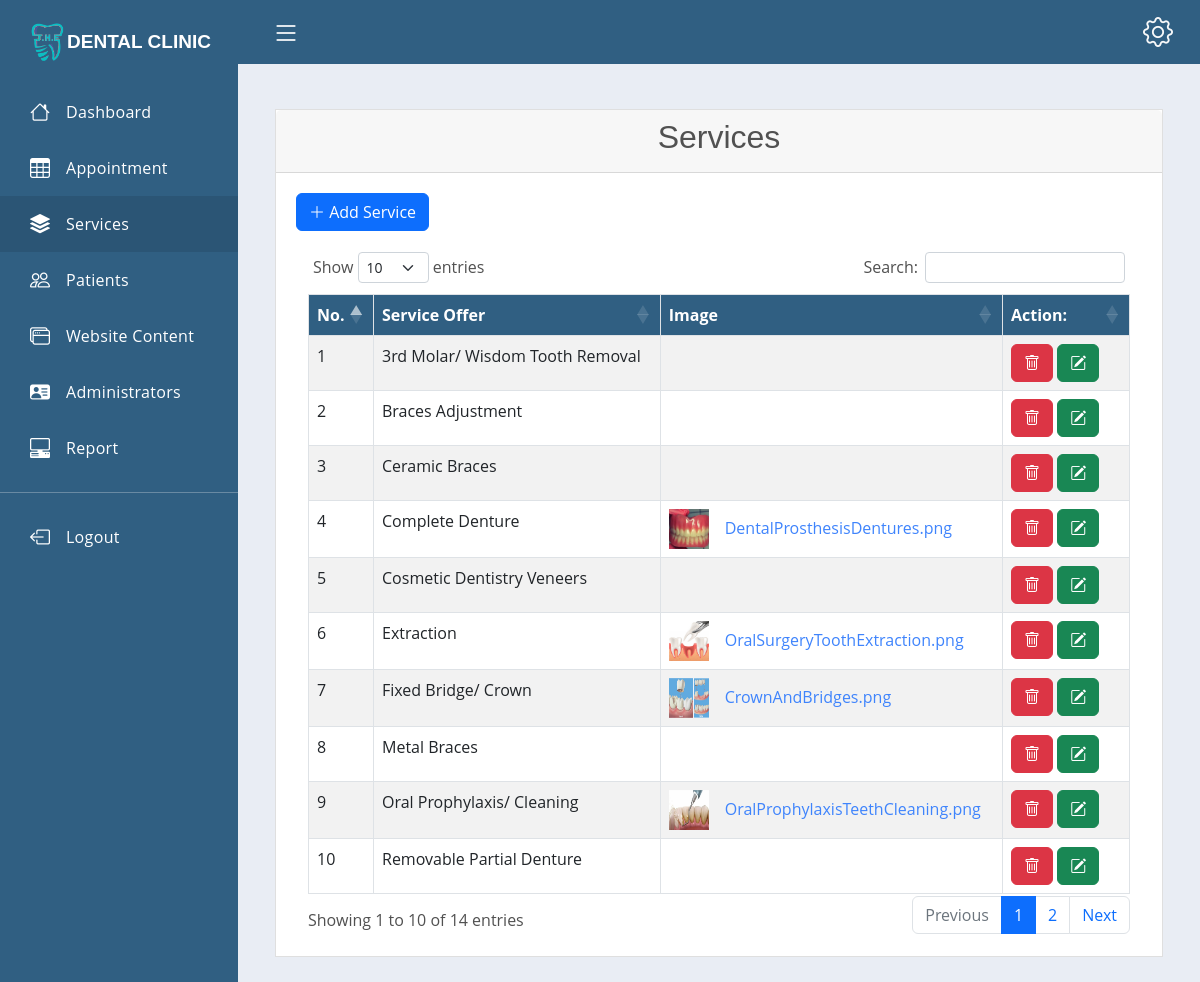
Page /admin/services.php (signed in) on the committed database.
### tables this page shows
CREATE TABLE `services` (
  `service_id` int(11) NOT NULL,
  `service` varchar(250) NOT NULL,
  `service_imgpath` varchar(500) NOT NULL,
  `description` varchar(500) NOT NULL
);

### admin/services.php (the view, shortened to what this page needs)
<!DOCTYPE html>
<html lang="en">
<head>
    <link href="../assets/dist/css/bootstrap.min.css" rel="stylesheet">
    <link rel="stylesheet" href="https://cdn.jsdelivr.net/npm/bootstrap-icons@1.10.2/font/bootstrap-icons.css">
    <link rel="stylesheet" href="https://cdnjs.cloudflare.com/ajax/libs/twitter-bootstrap/5.2.0/css/bootstrap.min.css ">
    <link rel="stylesheet" href="https://cdn.datatables.net/1.13.1/css/dataTables.bootstrap5.min.css ">
    <link rel="stylesheet" href="https://cdn.datatables.net/responsive/2.4.0/css/responsive.bootstrap5.min.css ">
    <link rel="stylesheet" href="assets/css/bootstrap-icons.css">
    <link rel="stylesheet" href="assets/css/bootstrap.min.css">
    <link rel="stylesheet" href="assets/css/dataTables.bootstrap5.min.css">
    <link rel="stylesheet" href="assets/css/responsive.bootstrap5.min.css">
    <link rel="stylesheet" href="assets/css/style.css">
</head>
<body>
<div class='dashboard'>
    <div class="dashboard-nav">
        <header><a href="#!" class="menu-toggle"><i class=" fs-3 bi bi-list"></i></a><a href="#"
                                                                                   class="brand-logo"><img src="../images/logo.png"class="logo-navbar"> <span>DENTAL CLINIC</span></a>
        </header>
        <nav class="dashboard-nav-list">
            <a href="dashboard.php  " class="dashboard-nav-item">
            <i class="fs-5 bi-house"></i> Dashboard
            </a>
            <a href="appointment.php" class="dashboard-nav-item">
            <i class="fs-5 bi-table"></i> Appointment
            </a>
            <a href="services.php" class="dashboard-nav-item active">
            <i class="fs-5 bi bi-stack"></i> Services
            </a>
            <a href="manage.php" class="dashboard-nav-item">
            <i class="fs-5 bi-people"></i> Patients
            </a>
            <a href="web_content.php" class="dashboard-nav-item ">
            <i class="fs-5 bi bi-window-stack"></i> Website Content
            </a>
            <a href="administrators.php" class="dashboard-nav-item">
            <i class="fs-5 bi bi-person-vcard-fill"></i>Administrators
            </a>
            <a href="report.php" class="dashboard-nav-item">
            <i class="fs-5 bi bi-pc-display-horizontal"></i> Report
            </a>
            <div class="nav-item-divider"></div>
            <a data-bs-toggle="modal" href="#logout_admin" class="dashboard-nav-item"><i class="fs-5 bi bi-box-arrow-left"></i> Logout </a>
        </nav>
    </div>
<div class='dashboard-app'>
<header class='dashboard-toolbar' ><a href="#!" class="menu-toggle"><i class="fs-3 bi bi-list"></i></a>
            <div class="btn-group btnhover ms-auto ">
            <a href="admin_account.php" class="fs-5 text-nowrap text-decoration-none text-light"data-bs-toggle="dropdown" data-bs-display="static" aria-expanded="false">
            <i class="bi bi-gear"style="font-size:30px"></i></a>
          </div>
      </header>
        <div class='dashboard-content'>
            <div class='container'>
                <div class='card'>
                    <div class='card-header'>
                        <h2>Services</h2>
                    </div>
                    <div class='card-body'>
                    <a data-bs-toggle="modal" style="text-decoration: none" href="#add_service" type="button" class="btn btn-primary mb-3"><i class="bi bi-plus-lg"></i> Add Service</a>
                    <br>
                    <div class="container">
                    <table id="example" class="table  table-bordered caption-top table-striped table-hover dt-responsive nowrap" style="width:100%;">
                    <thead class="text-white" style="width:100%;background-color:#305f82;">
                                    <tr>
                                         <th>No.</th>
                                        <th>Service Offer</th>
                                        <th>Image</th>
                                        <th>Action: </th>
                                    </tr>
                                </thead>
                                <tbody >
                                  <?php
                                   $i = 1;
                                  $sqll = mysqli_query($con,"SELECT * FROM services ORDER BY `service` ASC")or die(mysqli_error($con));
                                  while($row = mysqli_fetch_array($sqll)){
									$service_id=$row['service_id'];
                                    $number=0;?>
									 <tr class="del<?php echo $service_id ?>">
									      <td><?php echo $i++?></td>
                                    <td><?php echo $row['service']; ?></td>
                                    <td><a rel="tooltip"  title="View Image" id="<?php echo $service_id; ?>"href="#imgview<?php echo $service_id; ?>" data-bs-toggle="modal" class="p-0 m-0 text-decoration-none"><?php if (!empty($row['service_imgpath'])){echo "<img src='image/".$row['service_imgpath']."'style='width:40px; height:40px' >"."&emsp;".$row['service_imgpath'];} ?></a></td>
                                    <td width="110">
                                        <a rel="tooltip"  title="Delete" id="<?php echo $service_id; ?>"href="#delete<?php echo $service_id; ?>" data-bs-toggle="modal" class="btn btn-danger"><i class="bi bi-trash"></i></a>
                                        <a rel="tooltip"  title="Edit" id="<?php echo $service_id; ?>" href="#edit<?php echo $service_id; ?>" data-bs-toggle="modal" class="btn btn-success"><i class="bi bi-pencil-square"></i></a>
                                    </td>
									</tr>
									<?php } ?>
                                </tbody>
                            </table>
                </div>
                    </div>
                </div>
                </div>
            </div>
        </div>
    </div>
</body>
</html>

### rows in the picture
services: service "3rd Molar/ Wisdom Tooth Removal"
services: service "Braces Adjustment"
services: service "Ceramic Braces"
services: service "Complete Denture", service_imgpath (picture), service_imgpath "DentalProsthesisDentures.png"
services: service "Cosmetic Dentistry Veneers"
services: service "Extraction", service_imgpath (picture), service_imgpath "OralSurgeryToothExtraction.png"
services: service "Fixed Bridge/ Crown", service_imgpath (picture), service_imgpath "CrownAndBridges.png"
services: service "Metal Braces"
services: service "Oral Prophylaxis/ Cleaning", service_imgpath (picture), service_imgpath "OralProphylaxisTeethCleaning.png"
services: service "Removable Partial Denture"
